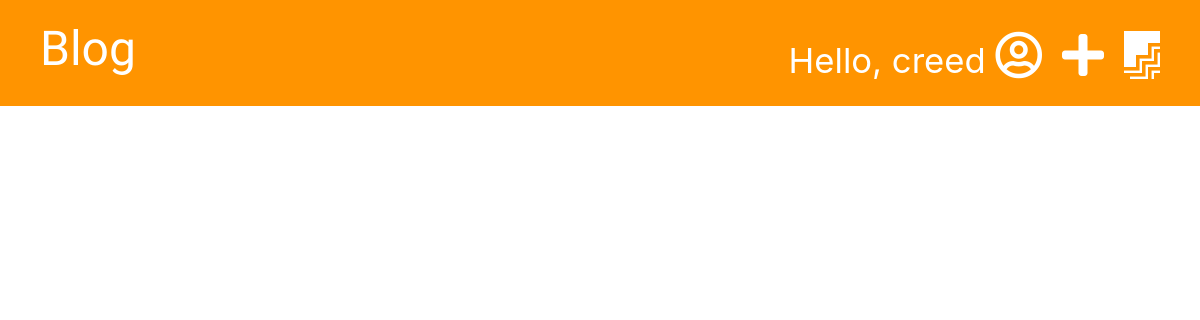
Before: /drafts/ (signed in) with the older database file.
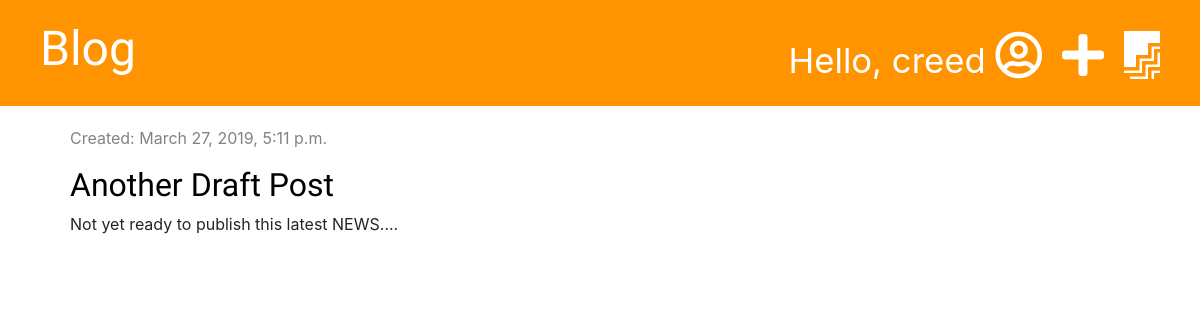
After: the same page with the newer database file.
### blog/models.py (models this page shows, shortened)
class Post(models.Model):
    author = models.ForeignKey('auth.User', on_delete=models.CASCADE)
    title = models.CharField(max_length=200)
    text = models.TextField()
    date_created = models.DateTimeField(default=timezone.now)
    published_date = models.DateTimeField(blank=True, null=True)

### blog/views.py (the view)
# urls.py: path('drafts/',views.post_draft_list,name='post_draft_list'),
@login_required
def post_draft_list(request):
    posts = Post.objects.filter(published_date__isnull=True).order_by('-date_created')
    stuff_for_frontend = {'posts': posts}
    return render(request,'blog/post_draft_list.html',stuff_for_frontend)

### blog/templates/blog/post_draft_list.html (shortened to what this page needs)
{% extends 'blog/base.html' %}
{% block content %}
    {% for post in posts %}
        <div class="post">
            <div class="date">
                <p>Created: {{ post.date_created}}</p>
            </div>
            <h1><a href="{% url 'post_detail' pk=post.pk %}">{{ post.title }}</a></h1>
            <p>{{ post.text|truncatechars:50|linebreaksbr }}</p>
        </div>
    {% endfor %}
{% endblock %}

Changed rows visible on the page:
added Post: date_created "March 27, 2019, 5:11 p.m.", title "Another Draft Post", text "Not yet ready to publish this latest NEWS...."
